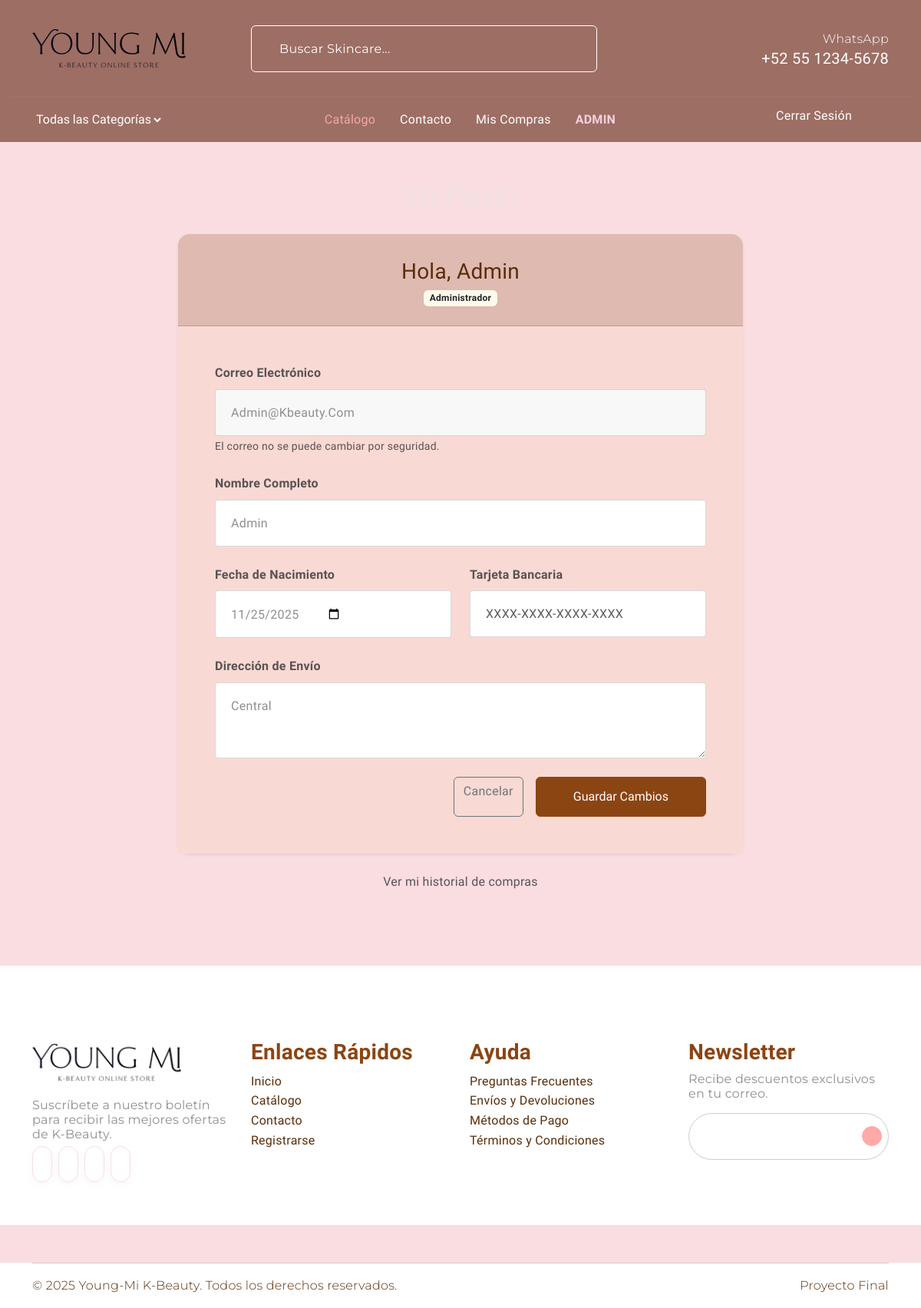
The app's page /php/perfil.php (signed in) with its own data.
### tables this page shows
CREATE TABLE `usuarios` (
  `id_usuario` int(11) NOT NULL,
  `nombre_usuario` varchar(100) NOT NULL,
  `correo_electronico` varchar(100) NOT NULL,
  `contrasena` varchar(255) NOT NULL,
  `fecha_nacimiento` date DEFAULT NULL,
  `tarjeta_bancaria` varchar(50) DEFAULT NULL,
  `direccion_postal` text DEFAULT NULL,
  `es_admin` tinyint(1) DEFAULT 0
);

### php/perfil.php (the view, shortened to what this page needs)
<?php
require_once '../includes/db_connect.php';
$id_usuario = $_SESSION['id_usuario'];
$sql = "SELECT * FROM Usuarios WHERE id_usuario = ?";
$stmt = mysqli_prepare($conn, $sql);
mysqli_stmt_bind_param($stmt, "i", $id_usuario);
mysqli_stmt_execute($stmt);
$result = mysqli_stmt_get_result($stmt);
$usuario = mysqli_fetch_assoc($result);
require_once '../includes/header.php';
?>
<div class="container py-5">
    <div class="row justify-content-center">
        <div class="col-lg-8">
            <h1 class="text-center mb-4" style="color: #f2e1de;">Mi Perfil</h1>
            <div class="card border-0 shadow-sm rounded-4">
                <div class="card-header text-white p-4 text-center" style="background-color: #DEBAB1; border-radius: 15px 15px 0 0;">
                    <h3 class="m-0 mt-2">Hola, <?php echo htmlspecialchars($usuario['nombre_usuario']); ?></h3>
                    <?php if ($usuario['es_admin'] == 1): ?>
                        <span class="badge bg-warning text-dark mt-2">Administrador</span>
                    <?php else: ?>
                        <span class="badge bg-light text-dark mt-2">Cliente</span>
                    <?php endif; ?>
                </div>
                <div class="card-body p-5" style="background-color: #f9d9d3ff">
                    <form action="" method="POST">
                        <div class="mb-4">
                            <label class="form-label text-muted fw-bold">Correo Electrónico</label>
                            <input type="email" class="form-control bg-light" value="<?php echo htmlspecialchars($usuario['correo_electronico']); ?>" readonly>
                            <small class="text-muted">El correo no se puede cambiar por seguridad.</small>
                        </div>
                        <div class="mb-4">
                            <label class="form-label text-muted fw-bold">Nombre Completo</label>
                            <input type="text" class="form-control" name="nombre_usuario" value="<?php echo htmlspecialchars($usuario['nombre_usuario']); ?>" required>
                        </div>
                        <div class="row">
                            <div class="col-md-6 mb-4">
                                <label class="form-label text-muted fw-bold">Fecha de Nacimiento</label>
                                <input type="date" class="form-control" name="fecha_nacimiento" value="<?php echo $usuario['fecha_nacimiento']; ?>">
                            </div>
                            <div class="col-md-6 mb-4">
                                <label class="form-label text-muted fw-bold">Tarjeta Bancaria</label>
                                <input type="text" class="form-control" name="tarjeta_bancaria" value="<?php echo htmlspecialchars($usuario['tarjeta_bancaria']); ?>" placeholder="XXXX-XXXX-XXXX-XXXX">
                            </div>
                        </div>
                        <div class="mb-4">
                            <label class="form-label text-muted fw-bold">Dirección de Envío</label>
                            <textarea class="form-control" name="direccion_postal" rows="3"><?php echo htmlspecialchars($usuario['direccion_postal']); ?></textarea>
                        </div>
                        <div class="d-grid gap-2 d-md-flex justify-content-md-end">
                            <a href="../index.php" class="btn btn-outline-secondary me-md-2">Cancelar</a>
                            <button type="submit" class="btn btn-primary px-5">Guardar Cambios</button>
                        </div>
                    </form>
                </div>
            </div>
            <div class="text-center mt-4">
                <a href="php/historial.php" class="text-decoration-none text-muted">
                    <iconify-icon icon="mdi:history"></iconify-icon> Ver mi historial de compras
                </a>
            </div>
        </div>
    </div>
</div>
<?php require_once '../includes/footer.php'; ?>

### css/style.css (style rules this page uses)
:root { --header-height: 160px; --header-height-min: 80px; }
:root { --accent-color: #ff9fa8; --dark-color: #222222; --light-dark-color: #727272; --light-color: #fff; --grey-color: #dbdbdb; --light-grey-color: #fafafa; --primary-color: #6995B1; --light-primary-color: #eef1f3; }
:root { --body-font: 'Chilanka', cursive; --heading-font: 'Chilanka', cursive; --secondary-font: 'Montserrat', sans-serif; }
body { --bs-link-color: #333; --bs-link-hover-color: #333; --bs-link-color-rgb: 40, 40, 40; --bs-link-hover-color-rgb: 0, 0, 0; --bs-light-rgb: 248, 248, 248; --bs-font-sans-serif: 'Chilanka', cursive; --bs-body-font-family: var(--bs-font-sans-serif); --bs-body-font-size: 1rem; --bs-body-font-weight: 400; --bs-body-line-height: 2; --bs-body-color: #41403E; --bs-primary: #ffafcf; --bs-primary-rgb: 222, 173, 111; --bs-primary-bg-subtle: #FFF9EB; --bs-border-color: #F7F7F7; --bs-secondary-rgb: 230, 243, 251; --bs-success-rgb: 238, 245, 228; --bs-danger-rgb: 249, 235, 231; --bs-warning-rgb: 255, 249, 235; --bs-info-rgb: 230, 243, 250; }
.btn-primary { padding: 1.2rem 3rem; --bs-btn-color: #fff; --bs-btn-bg: #ffb8db; --bs-btn-border-color: transparent; --bs-btn-hover-color: #fff; --bs-btn-hover-bg: #ffa3af; --bs-btn-hover-border-color: transparent; --bs-btn-focus-shadow-rgb: 49, 132, 253; --bs-btn-active-color: #fff; --bs-btn-active-bg: #ffb3ec; --bs-btn-active-border-color: transparent; --bs-btn-active-shadow: inset 0 3px 5px rgba(0, 0, 0, 0.125); --bs-btn-disabled-color: #fff; --bs-btn-disabled-bg: #d3d7dd; --bs-btn-disabled-border-color: transparent; }
body { letter-spacing: 0.01625rem; }
h1, h2, h3, h4, h5, h6 { font-family: var(--heading-font); color: var(--bs-body-color); font-weight: 400; text-transform: capitalize; }
a { text-decoration: none; }
.card { --bs-card-inner-border-radius: none; --bs-card-bg: transparent; background-color: transparent; border: none; }
.form-control { color: #908F8D; line-height: normal; letter-spacing: 0.02125rem; text-transform: capitalize; border-radius: 0.25rem; border: 1px solid rgba(65, 64, 62, 0.20); background: #FFF; display: flex; padding: 1.25rem 0rem 1.25rem 1.25rem; align-items: center; gap: 0.375rem; align-self: stretch; }
:root { --color-rosa-claro: #FADDE1; --color-rosa-medio: #F8C3CD; --color-cafe-claro: #D4B2A0; --color-cafe-oscuro: #8B4513; --color-cafe-muy-oscuro: #5A2D0A; --color-seccion-base: #FFFFFF; --color-cafe-crema-medio: #bc8b80; --accent-color: var(--color-rosa-medio); --primary-color: var(--color-cafe-oscuro); --dark-color: var(--color-cafe-muy-oscuro); --bs-body-color: var(--color-cafe-muy-oscuro); --bs-primary: var(--color-rosa-medio); }
body { background-color: var(--color-rosa-claro); color: var(--color-cafe-muy-oscuro); --bs-body-line-height: 1.6; }
h1,h2,h3,h4,h5,h6 { color: var(--color-cafe-muy-oscuro); }
.btn-primary { --bs-btn-bg: var(--color-cafe-oscuro); --bs-btn-border-color: var(--color-cafe-oscuro); --bs-btn-hover-bg: var(--color-cafe-muy-oscuro); --bs-btn-hover-border-color: var(--color-cafe-muy-oscuro); padding: 0.8rem 2rem; }

### records on screen
usuarios: nombre_usuario "Admin", correo_electronico "admin@kbeauty.com", nombre_usuario "admin", fecha_nacimiento "11/25/2025", direccion_postal "Central"
